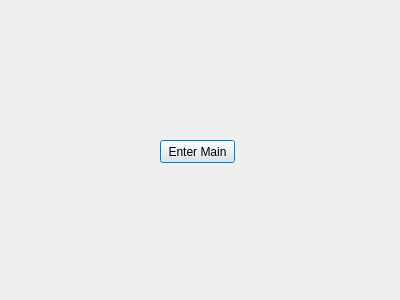
<?xml version="1.0" encoding="UTF-8"?>
<ui version="4.0">
 <class>myDlg</class>
 <widget class="QDialog" name="myDlg">
  <property name="geometry">
   <rect>
    <x>0</x>
    <y>0</y>
    <width>400</width>
    <height>300</height>
   </rect>
  </property>
  <property name="windowTitle">
   <string>Dialog</string>
  </property>
  <widget class="QPushButton" name="enterBtn">
   <property name="geometry">
    <rect>
     <x>160</x>
     <y>140</y>
     <width>75</width>
     <height>23</height>
    </rect>
   </property>
   <property name="text">
    <string>Enter Main</string>
   </property>
  </widget>
 </widget>
 <resources/>
 <connections>
  <connection>
   <sender>enterBtn</sender>
   <signal>clicked()</signal>
   <receiver>myDlg</receiver>
   <slot>accept()</slot>
   <hints>
    <hint type="sourcelabel">
     <x>197</x>
     <y>151</y>
    </hint>
    <hint type="destinationlabel">
     <x>199</x>
     <y>149</y>
    </hint>
   </hints>
  </connection>
 </connections>
</ui>
